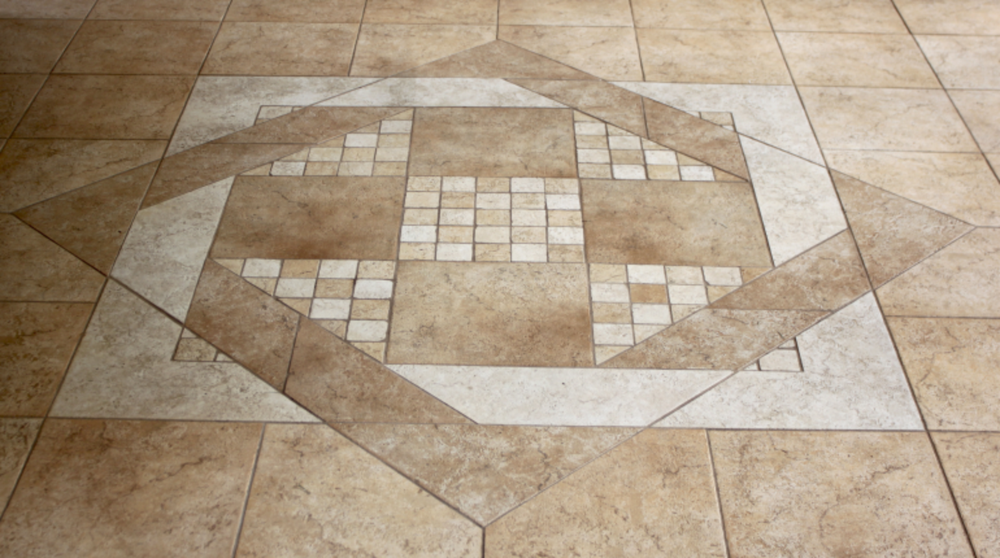
#> input picture hw1/images/1-0.png, 1000 x 558 px, shrunk from 1540 x 860 before the run
$ python 1.py
#> lines starting #> are read from the running program, lines starting #| are printed output that depends on the picture
import numpy as np
import cv2 as cv


def get_sift_correspondences(img1, img2, k):
    """
    Input:
        img1: numpy array of the first image
        img2: numpy array of the second image

    Return:
        points1: numpy array [N, 2], N is the number of correspondences
        points2: numpy array [N, 2], N is the number of correspondences
    """
    # sift = cv.xfeatures2d.SIFT_create()# opencv-python and opencv-contrib-python version == 3.4.2.16 or enable nonfree
    sift = cv.SIFT_create()  # opencv-python==4.5.1.48
    kp1, des1 = sift.detectAndCompute(img1, None)
    kp2, des2 = sift.detectAndCompute(img2, None)

    matcher = cv.BFMatcher()
    matches = matcher.knnMatch(des1, des2, k=2)
    good_matches = []
    for m, n in matches:
        if m.distance < 0.75 * n.distance:
            good_matches.append(m)
    good_matches = sorted(good_matches, key=lambda x: x.distance)[:k]

    points1 = np.array([kp1[m.queryIdx].pt for m in good_matches])
    points2 = np.array([kp2[m.trainIdx].pt for m in good_matches])

    # """ draw correspondences """
    # img_draw_match = cv.drawMatches(
    #     img1,
    #     kp1,
    #     img2,
    #     kp2,
    #     good_matches,
    #     None,
    #     flags=cv.DrawMatchesFlags_NOT_DRAW_SINGLE_POINTS,
    # )
    # cv.imshow(f"match", img_draw_match)
    # cv.waitKey(0)
    return points1, points2


def get_average_dist_to_origin(points):
    dist = (points - [0, 0]) ** 2
    dist = np.sum(dist, axis=1)
    dist = np.sqrt(dist)

    return np.mean(dist)


def normalize_image_points(image):
    """
    Input: 2D list with x,y image points
    Output:
    """

    # print()
    # print("Normalizing data using similarity matrix...")

    image = np.array(image)
    mean, std = np.mean(image, 0), np.std(image)

    # define similarity transformation
    # no rotation, scaling using sdv and setting centroid as origin
    Transformation = np.array(
        [[std / np.sqrt(2), 0, mean[0]], [0, std / np.sqrt(2), mean[1]], [0, 0, 1]]
    )

    # apply transformation on data points
    Transformation = np.linalg.inv(Transformation)
    image = np.dot(
        Transformation, np.concatenate((image.T, np.ones((1, image.shape[0]))))
    )

    # retrieve normalized image in the original input shape (25, 2)
    image = image[0:2].T

    # print("translated origin:", np.mean(image, axis=0))
    # print("average distance to origin:", get_average_dist_to_origin(image))

    return image, Transformation


def compute_matrix_A(points1, points2):
    """
    Input: Normalized correspondences for image1 and image2
    Output: Matrix A as defined in Zisserman p. 91
    """

    A = []
    for i in range(0, len(points1)):
        x, y = points1[i, 0], points1[i, 1]
        x_prime, y_prime = points2[i, 0], points2[i, 1]

        # create A_i according to the eq. in the book
        # here we are assuming w_i is one
        A.append([0, 0, 0, -x, -y, -1, y_prime * x, y_prime * y, y_prime])
        A.append([x, y, 1, 0, 0, 0, -x_prime * x, -x_prime * y, -x_prime])

    # print()
    # print("Stacked matrix A shape:", np.shape(A))

    return np.asarray(A)


def compute_SVD(matrix_A):
    # print()
    # print("Computing SVD...")

    return np.linalg.svd(matrix_A)


def get_vector_h(matrix_V):
    """
    Input: Matrix V from SVD of A
    Output: Unitary vector h (last column of V matrix of SVD)
    """
    # print()
    # print("Obtaining vector h...")

    h = matrix_V[-1, :] / matrix_V[-1, -1]
    return h


def calculate_homography(points1, points2, normalize=True):
    # set data points to numpy arrays
    points1 = np.array(points1)
    points2 = np.array(points2)

    # normalize data
    if normalize:
        points1, T = normalize_image_points(points1)
        points2, T_prime = normalize_image_points(points2)

    # get matrix A for each normalized correspondence (dims 2*n x 9)
    A = compute_matrix_A(points1, points2)

    # compute SVD of A
    U, S, V = compute_SVD(A)

    # get last column of V and normalize it (this is the vector h)
    h = get_vector_h(V)

    # obtain homography (H tilde)
    # print()
    # print("Reshaping to get homography H_tilde...")
    H = h.reshape(3, 3)

    if normalize:
        # denormalize to obtain homography (H) using the transformations and generalized pseudo-inverse
        H = np.dot(np.dot(np.linalg.pinv(T_prime), H), T)

    # [4 lines of commented-out code are left out]
    return H


def calculate_error(points1, points2):
    # Sum the squared differences
    sum_squared_diff = np.sum((points1 - points2) ** 2)
    # Calculate the average distance
    average_distance = np.sqrt(sum_squared_diff) / len(points1)

    return average_distance


if __name__ == "__main__":
    img1Path = "images/1-0.png"
    img2Path = "images/1-1.png"
    img3Path = "images/1-2.png"

    gt_correspondences_1 = np.load("groundtruth_correspondences/correspondence_01.npy")
#> (reads hw1/groundtruth_correspondences/correspondence_01.npy from the repository)
    gt_correspondences_2 = np.load("groundtruth_correspondences/correspondence_02.npy")
#> (reads hw1/groundtruth_correspondences/correspondence_02.npy from the repository)

    for i, path in enumerate([img2Path, img3Path]):
        image1 = cv.imread(img1Path)
#> image1 is the input picture: shape (558, 1000, 3); mean B, G, R 133.3, 155, 172.8
        image2 = cv.imread(path)
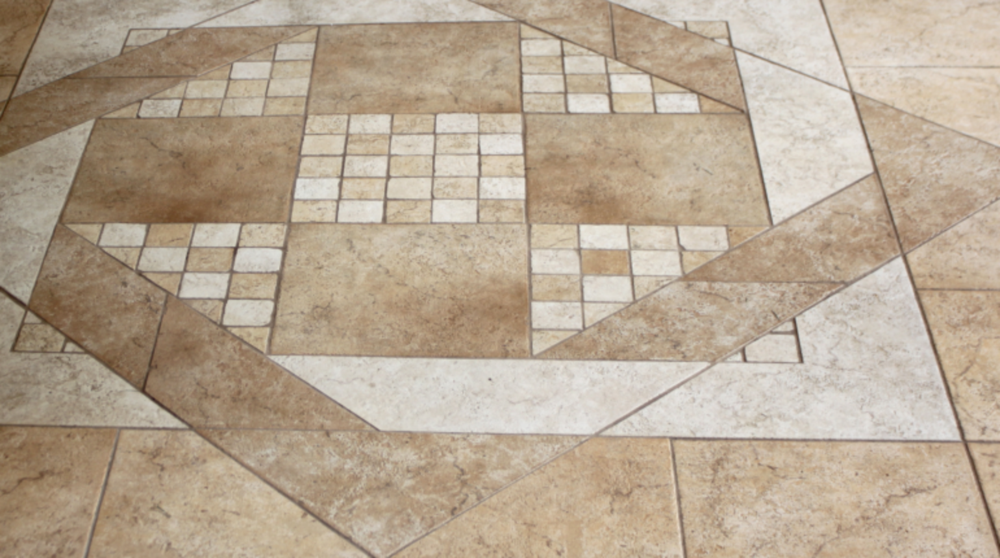
#> input picture hw1/images/1-1.png, 1000 x 558 px, shrunk from 1540 x 860 before the run
#> image2 is the input picture: shape (558, 1000, 3); mean B, G, R 147.3, 167.3, 183.4
        points1, points2 = get_sift_correspondences(image1, image2, 50)
#> in get_sift_correspondences, `kp1, des1 = sift.detectAndCompute(img1, None)`: kp1 = 2392 keypoints; strongest (x, y, size): (796, 348, 3.9), (759, 369, 2.8), (354, 281, 4.1), (795, 339, 2.6)
#> in get_sift_correspondences, `kp2, des2 = sift.detectAndCompute(img2, None)`: kp2 = 2473 keypoints; strongest (x, y, size): (795, 332, 5), (801, 360, 4.1), (235, 249, 4.9), (960, 428, 4.4)
#> in get_sift_correspondences, `matches = matcher.knnMatch(des1, des2, k=2)`: matches = 2392 matches
#> after the loop in get_sift_correspondences, `for m, n in matches:`: good_matches = 1417 matches
#> in get_sift_correspondences, `good_matches = sorted(good_matches, key=lambda x: x.distance)[:k]`: good_matches = 50 matches
#> in get_sift_correspondences, `points1 = np.array([kp1[m.queryIdx].pt for m in good_matches])`: points1 = 50 pairs, first value 178.3 to 937.8, second value 120.1 to 498
#> in get_sift_correspondences, `points2 = np.array([kp2[m.trainIdx].pt for m in good_matches])`: points2 = 50 pairs, first value 18.45 to 975.8, second value 50.31 to 524.1
        if i == 1:  # for second image, remove bad matches
            points1 = np.concatenate((points1[:5], points1[6:14], points1[15:]), axis=0)
            points2 = np.concatenate((points2[:5], points2[6:14], points2[15:]), axis=0)
        np.save(f"sift_correspondences/correspondences_0{i+1}.npy", [points1, points2])

    for i in range(2):
        gt = np.load(f"groundtruth_correspondences/correspondence_0{i+1}.npy")
        for k in [4, 8, 20]:
            points1, points2 = np.load(
                f"sift_correspondences/correspondences_0{i+1}.npy"
            )
            points1, points2 = points1[:k], points2[:k]
            for normalize in [False, True]:
                H = calculate_homography(points1, points2, normalize=normalize)

                g_s, g_t = gt
                g_s = np.append(g_s, np.ones(100).reshape(100, 1), axis=1)
                pred = np.dot(H, g_s.transpose())
                pred = (pred[:2] / pred[2]).transpose()
                error = calculate_error(pred, g_t)
                print(
                    f"""Image: {path}\nNormalize: {normalize}\nNumber of sample points: {k}"""
                )
                print("Error:", error)
                print()
#> this loop made 2 passes
#> pass 1, in calculate_homography (call 5), `U, S, V = compute_SVD(A)`:
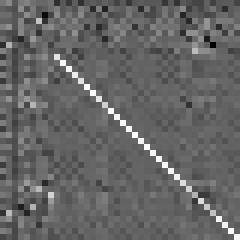
#> U: shape (40, 40) float64 (shown 6 times larger); min -0.625, max 0.942, mean -0.00206; drawn with min black and max white
#> pass 1, in calculate_homography (call 6), `U, S, V = compute_SVD(A)`:
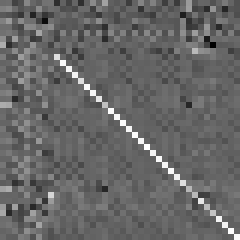
#> U: shape (40, 40) float64 (shown 6 times larger); min -0.627, max 0.933, mean 0.0037; drawn with min black and max white
#> pass 2, in calculate_homography (call 11), `U, S, V = compute_SVD(A)`:
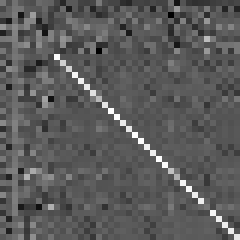
#> U: shape (40, 40) float64 (shown 6 times larger); min -0.523, max 0.949, mean 0.0038; drawn with min black and max white
#> pass 2, in calculate_homography (call 12), `U, S, V = compute_SVD(A)`:
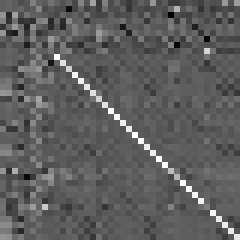
#> U: shape (40, 40) float64 (shown 6 times larger); min -0.549, max 0.946, mean 0.00455; drawn with min black and max white
